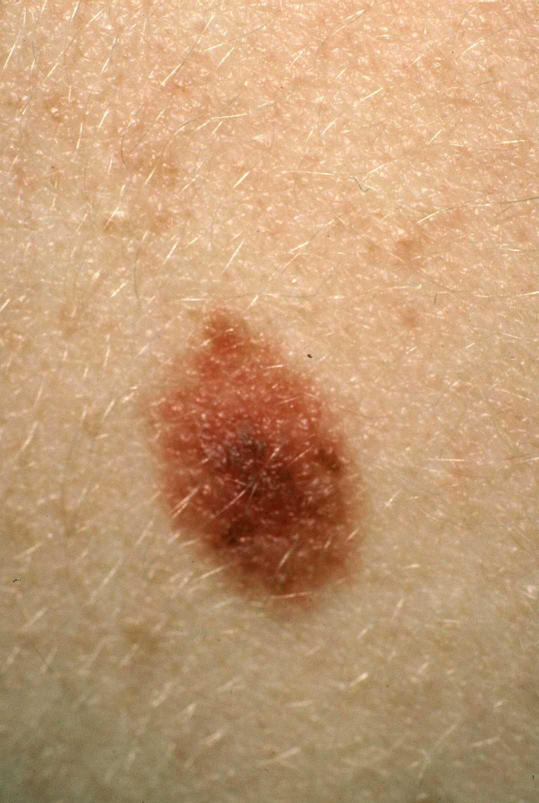
#> input picture code/traditional-segmentation-algorithms/data/skin1.jpg, 1078 x 1605 px, found by its file name (shown at 1/2 size)
$ python morphologysnake.py   (older library calls are emulated)
#> lines starting #> are read from the running program, lines starting #| are printed output that depends on the picture
"""
====================
Morphological Snakes
====================

*Morphological Snakes* [1]_ are a family of methods for image segmentation.
Their behavior is similar to that of active contours (for example, *Geodesic
Active Contours* [2]_ or *Active Contours without Edges* [3]_). However,
*Morphological Snakes* use morphological operators (such as dilation or
erosion) over a binary array instead of solving PDEs over a floating point
array, which is the standard approach for active contours. This makes
*Morphological Snakes* faster and numerically more stable than their
traditional counterpart.

There are two *Morphological Snakes* methods available in this implementation:
*Morphological Geodesic Active Contours* (**MorphGAC**, implemented in the
function ``morphological_geodesic_active_contour``) and *Morphological Active
Contours without Edges* (**MorphACWE**, implemented in the function
``morphological_chan_vese``).

**MorphGAC** is suitable for images with visible contours, even when these
contours might be noisy, cluttered, or partially unclear. It requires, however,
that the image is preprocessed to highlight the contours. This can be done
using the function ``inverse_gaussian_gradient``, although the user might want
to define their own version. The quality of the **MorphGAC** segmentation
depends greatly on this preprocessing step.

On the contrary, **MorphACWE** works well when the pixel values of the inside
and the outside regions of the object to segment have different averages.
Unlike **MorphGAC**, **MorphACWE** does not require that the contours of the
object are well defined, and it works over the original image without any
preceding processing. This makes **MorphACWE** easier to use and tune than
**MorphGAC**.

References
----------

.. [1] A Morphological Approach to Curvature-based Evolution of Curves and
       Surfaces, Pablo Márquez-Neila, Luis Baumela and Luis Álvarez. In IEEE
       Transactions on Pattern Analysis and Machine Intelligence (PAMI),
       2014, :DOI:`10.1109/TPAMI.2013.106`
.. [2] Geodesic Active Contours, Vicent Caselles, Ron Kimmel and Guillermo
       Sapiro. In International Journal of Computer Vision (IJCV), 1997,
       :DOI:`10.1023/A:1007979827043`
.. [3] Active Contours without Edges, Tony Chan and Luminita Vese. In IEEE
       Transactions on Image Processing, 2001, :DOI:`10.1109/83.902291`

"""

import numpy as np
import scipy.ndimage as nd
import matplotlib.pyplot as plt
import scipy.misc
from scipy.misc import pilutil
from skimage import data, img_as_float
from skimage.segmentation import (morphological_chan_vese,
                                  morphological_geodesic_active_contour,
                                  inverse_gaussian_gradient,
                                  checkerboard_level_set)


def store_evolution_in(lst):
    """Returns a callback function to store the evolution of the level sets in
    the given list.
    """

    def _store(x):
        lst.append(np.copy(x))

    return _store


# Morphological ACWE
#image = img_as_float(data.camera())
image = nd.imread('/home/jing/Desktop/imgseg/data/skin1.jpg', flatten=True)
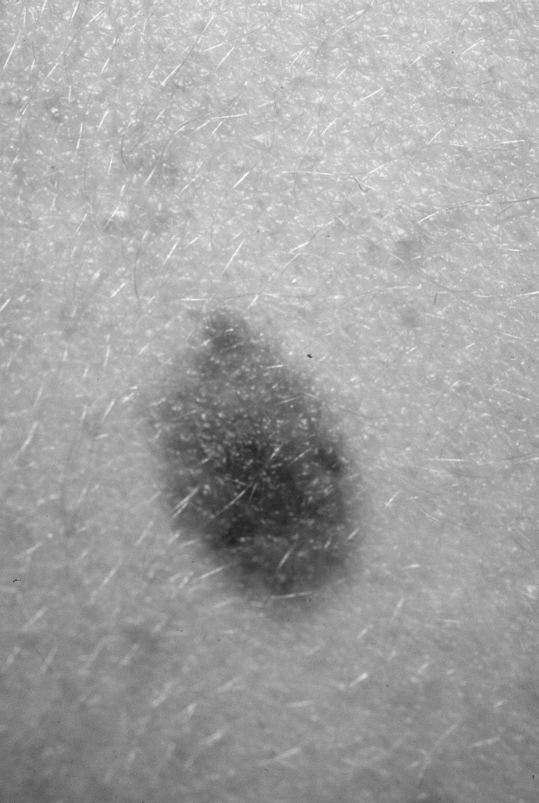
#> image: shape (1605, 1078) float32 (shown at 1/2 size); min 27.97, max 251.7, mean 163.3
# Initial level set
#init_ls = checkerboard_level_set(image.shape, 6)
init_ls = np.zeros(image.shape, dtype=np.int8)
init_ls[800:1100, 450:600] = 1
# List with intermediate results for plotting the evolution
evolution = []
callback = store_evolution_in(evolution)
#> (the run stopped early here; a loop or call above may not have finished)
